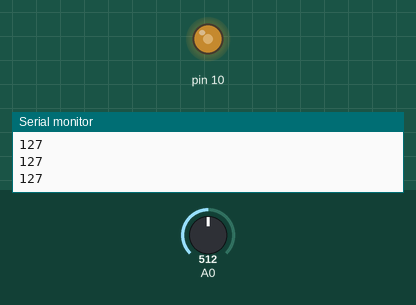
Recording of a sketch running on a simulated Arduino Uno, built with avr-gcc and run on an emulated ATmega328P. On the bench: output pins drawn as LEDs (lit = HIGH), the last lines printed to the serial monitor. Inputs (shaded band) come from the test bench; at power-on: A0 = 512.

Above: at 1.2 s.
1.3 s: A0 set to 716
At 1.8 s:
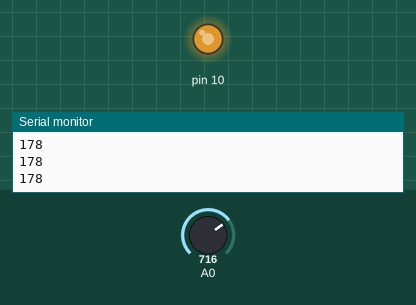
2.8 s: A0 set to 900
At 4.0 s:
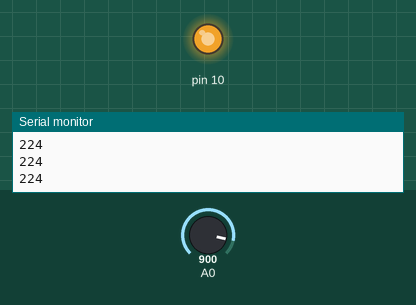
4.3 s: A0 set to 122
At 5.3 s:
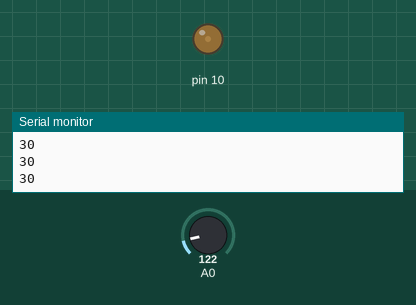
5.8 s: A0 set to 0
At 6.4 s:
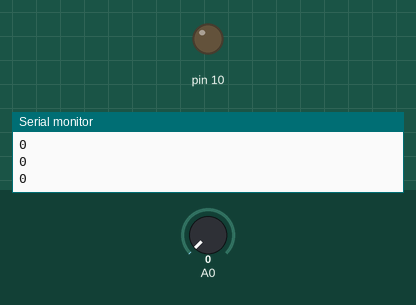
7.3 s: A0 set to 511
At 8.7 s:
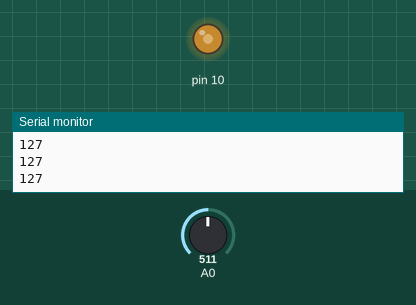
Timing chart, 0 to 9.8 s (numbered marks = the images above; inputs shaded):
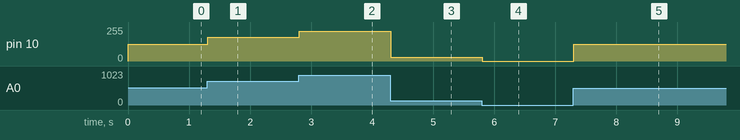

The sketch:

Lab5_1.ino
```cpp
// C++ code
//
void setup()
{
   Serial.begin(9600);
   pinMode(10,OUTPUT);
}

void loop()
{
  int val = analogRead(A0);
  val = map(val,0,1023,0,255);
  Serial.println(val);

  analogWrite(10,val);
}
```

Measured:
- after the input at 1.3 s, pin 10: 127/255 → 178/255 at once
- after the input at 2.8 s, pin 10: 178/255 → 224/255 at once
- after the input at 4.3 s, pin 10: 224/255 → 30/255 at once
- after the input at 5.8 s, pin 10: 30/255 → 0/255 at once
- after the input at 7.3 s, pin 10: 0/255 → 127/255 at once
